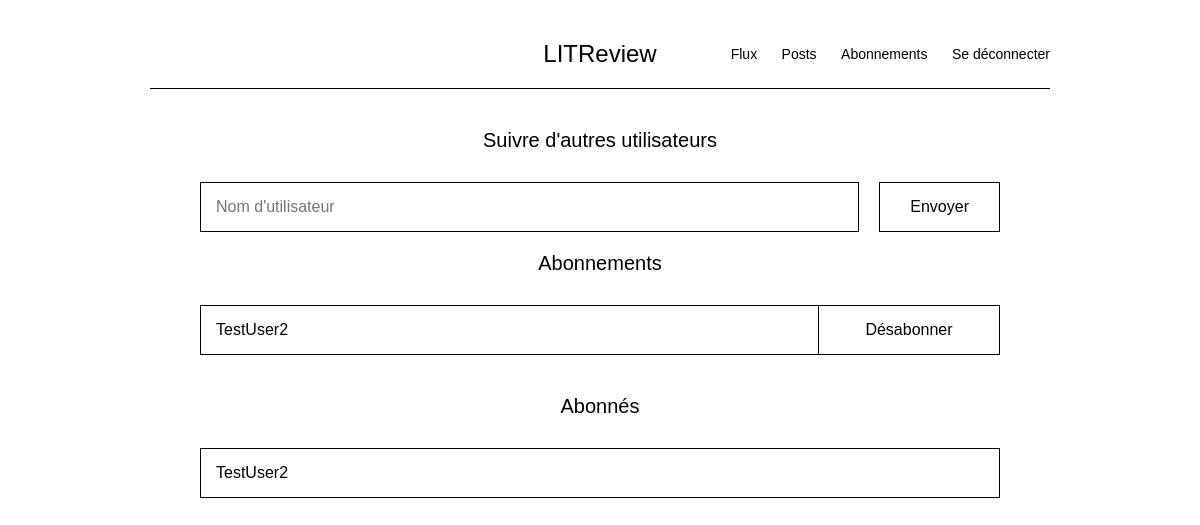
Page /follow-users/ (signed in) on the committed database.
### reviews/models.py (models this page shows, shortened)
class UserFollows(models.Model):
    user = models.ForeignKey(
        to=settings.AUTH_USER_MODEL,
        on_delete=models.CASCADE,
        related_name='following'
    )
    followed_user = models.ForeignKey(
        to=settings.AUTH_USER_MODEL,
        on_delete=models.CASCADE,
        related_name='followed_by'
    )
    class Meta:
        unique_together = ('user', 'followed_user', )

### authentication/models.py (models this page shows)
class User(AbstractUser):
    profile_photo = models.ImageField(
        verbose_name='Photo de profil',
        upload_to='profile_photos/',
        blank=True,
        null=True
    )

### reviews/views.py (the view, shortened to what this page needs)
# urls.py: path('follow-users/', reviews.views.follow_users, name='follow_users'),
@login_required
def follow_users(request):
    form = FollowUserForm()
    following = UserFollows.objects.filter(user=request.user)
    followers = UserFollows.objects.filter(followed_user=request.user)
    return render(request, 'reviews/follow_users.html', {
        'form': form,
        'following': following,
        'followers': followers
    })

### reviews/forms.py
class FollowUserForm(forms.Form):
    username = forms.CharField(label='Nom d\'utilisateur', max_length=150)

### reviews/templates/reviews/follow_users.html (shortened to what this page needs)
{% extends 'base.html' %}
{% block content %}
<div class="follow-container">
    <h2 class="section-title">Suivre d'autres utilisateurs</h2>
    <form method="post" class="search-form">
        <input type="text" name="username" placeholder="Nom d'utilisateur" class="search-input" required>
        <button type="submit" class="btn-wireframe">Envoyer</button>
    </form>
    <h2 class="section-title">Abonnements</h2>
    <table class="user-table">
        {% for follow in following %}
            <tr>
                <td>{{ follow.followed_user.username }}</td>
                <td class="action-cell">
                    <a href="{% url 'unfollow_user' follow.followed_user.id %}">Désabonner</a>
                </td>
            </tr>
        {% empty %}
            <tr>
                <td style="text-align: center; color: #666; font-style: italic;">Vous ne suivez personne pour le moment.</td>
            </tr>
        {% endfor %}
    </table>
    <h2 class="section-title">Abonnés</h2>
    <table class="user-table">
        {% for follow in followers %}
            <tr>
                <td>{{ follow.user.username }}</td>
            </tr>
        {% empty %}
            <tr>
                <td style="text-align: center; color: #666; font-style: italic;">Personne ne vous suit pour le moment.</td>
            </tr>
        {% endfor %}
    </table>
</div>
{% endblock %}

### templates/base.html (style rules this page uses)
body { font-family: sans-serif; margin: 0; padding: 20px; background-color: #fff; }

### reviews/templates/reviews/follow_users.html (style rules this page uses)
.follow-container { max-width: 800px; margin: 0 auto; font-family: sans-serif; }
.section-title { text-align: center; font-weight: normal; font-size: 20px; margin: 40px 0 30px 0; }
.search-form { display: flex; gap: 20px; margin-bottom: 50px; }
.search-input { flex-grow: 1; padding: 15px; border: 1px solid #000; font-size: 16px; box-sizing: border-box; }
.btn-wireframe { padding: 15px 30px; border: 1px solid #000; background-color: #fff; color: #000; cursor: pointer; font-size: 16px; }
.user-table { width: 100%; border-collapse: collapse; margin-bottom: 40px; }
.user-table td { border: 1px solid #000; padding: 15px; font-size: 16px; }
.action-cell { width: 150px; text-align: center; }
.action-cell a { color: #000; text-decoration: none; display: block; }

### rows in the picture
UserFollows: followed_user.username "TestUser2"
UserFollows: user.username "TestUser2"
